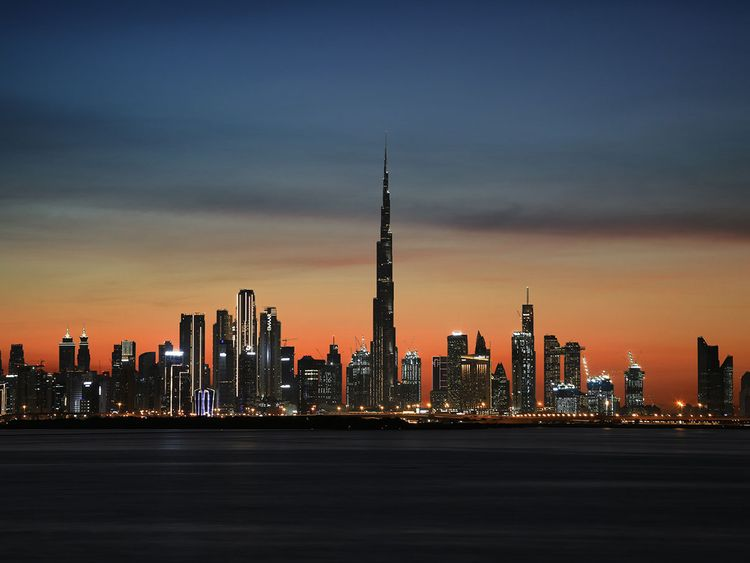
%> input picture Code Matlab/03. Compression/03.1 Matrix Approximation with SVD/Color_Picture.png, 750 x 563 px
$ octave LowRankApproxOnColoredPicture.m   (GNU Octave 9; MATLAB toolbox functions it lacks are replaced by stand-ins)
%> lines starting %> are read from the running program, lines starting %| are printed output that depends on the picture
clear, clc, close all

I = imread('Color_Picture.png');
%> I is the input picture: size 563x750x3 uint8; mean R, G, B 73.3, 69, 69.4

I_R = double(I(:,:,1));
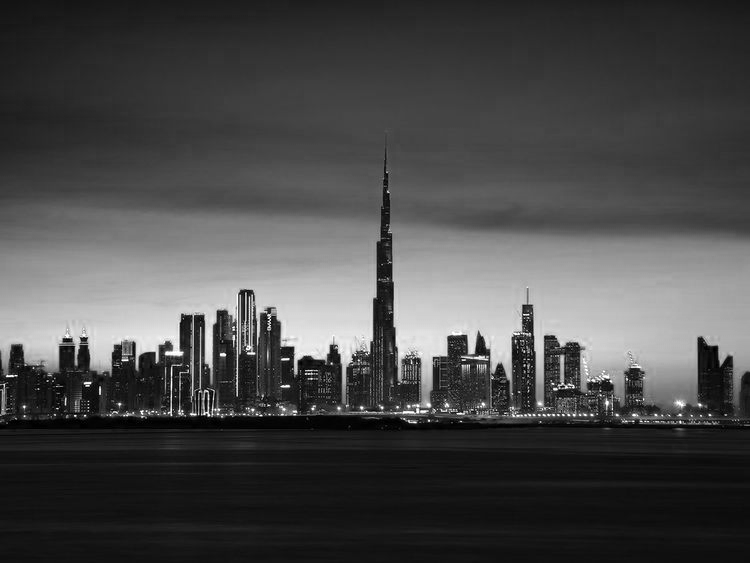
%> I_R: size 563x750 double; min 0, max 255, mean 73.3

I_G = double(I(:,:,2));
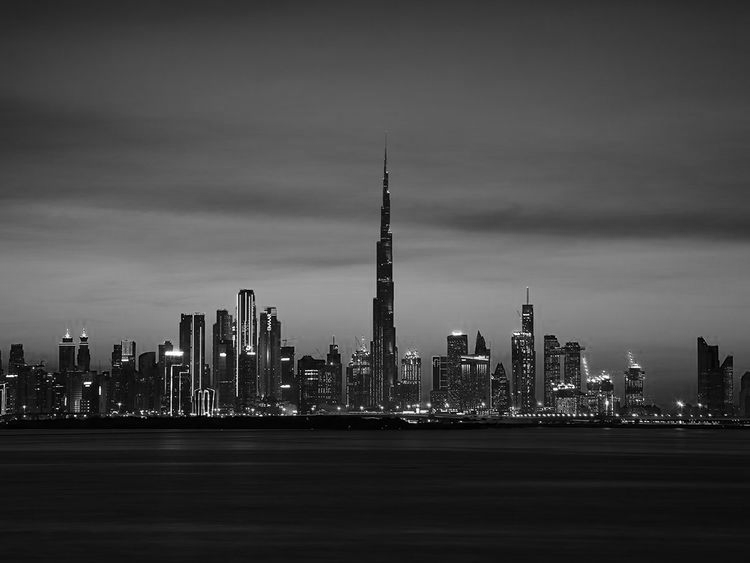
%> I_G: size 563x750 double; min 0, max 255, mean 69

I_B = double(I(:,:,3));
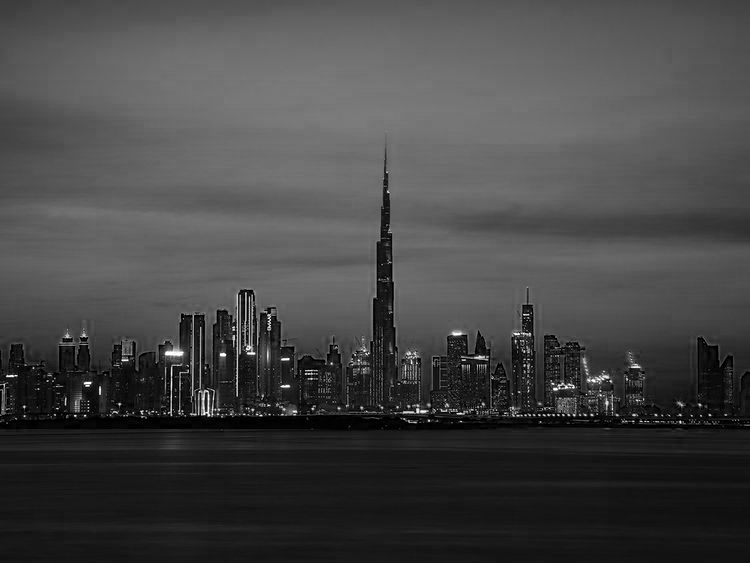
%> I_B: size 563x750 double; min 0, max 255, mean 69.4

[U_R,S_Ra,V_R] = svd(I_R);
[U_G,S_Ga,V_G] = svd(I_G);
[U_B,S_Ba,V_B] = svd(I_B);

rank_of_S = [10,30,50,70,120,200,300,563];

figure;
for i=1:length(rank_of_S)
v_1 = ones(1,563);
v_1(rank_of_S(i):563)=0;
D_S = diag(v_1);
S_R = D_S * S_Ra;
S_G = D_S * S_Ga;
S_B = D_S * S_Ba;

I_R_red = U_R*S_R*V_R';
I_G_red = U_G*S_G*V_G';
I_B_red = U_B*S_B*V_B';

I_red = I_R_red;
I_red(:,:,2) = I_G_red;
I_red(:,:,3) = I_B_red;

subplot(4,2,i);
hold on
title(['Rank: ',num2str(rank_of_S(i))])
imshow(uint8(I_red))
end
%> this loop made 8 passes
%> pass 1, `imshow(uint8(I_red))`:
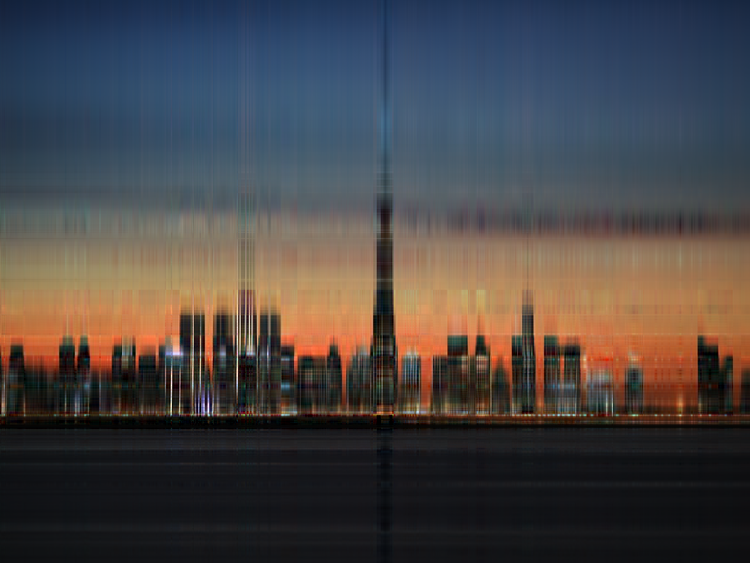
%> displayed picture: size 563x750x3, on the screen's scale of 0 to 255; mean R, G, B 73.3, 69, 69.4; mean of the top-left, top-right, bottom-left and bottom-right quarters 87.6, 83.7, 54.3, 56.8
%> after the loop, v_1 = 563 values, max 1 at index 1, min 0 at index 563, mean 0.998
%> after the loop:
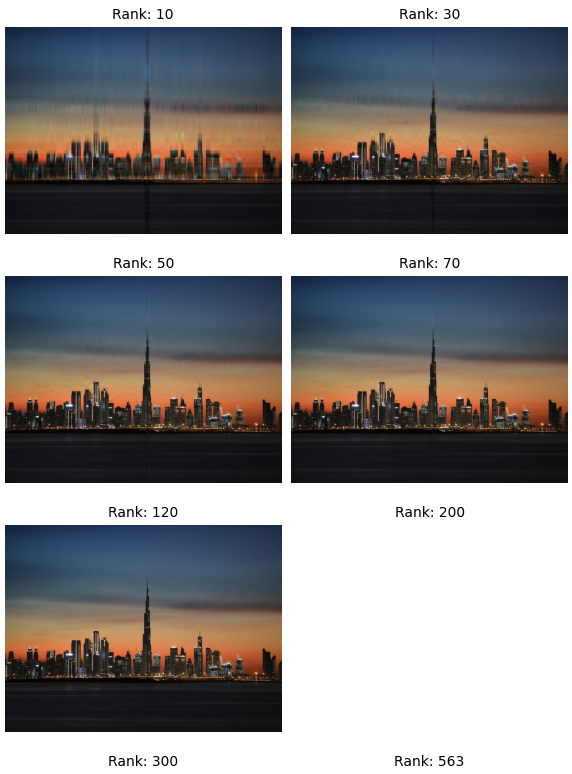
%> figure redrawn from the program's plot data, 8 panels

figure;
svaluesR = diag(S_R);
%> svaluesR = 563 values, max 59040.7 at index 1, min 0 at index 563, mean 306
svaluesG = diag(S_G);
%> svaluesG = 563 values, max 50922 at index 1, min 0 at index 563, mean 263.5
svaluesB = diag(S_B);
%> svaluesB = 563 values, max 50212.3 at index 1, min 0 at index 563, mean 252.1
semilogy(svaluesR(1:200),'r','LineWidth',2)
hold on
semilogy(svaluesG(1:200),'g','LineWidth',2)
semilogy(svaluesB(1:200),'b','LineWidth',2)
title('First 200 singular values')
legend('singular values R','singular values G','singular values B');
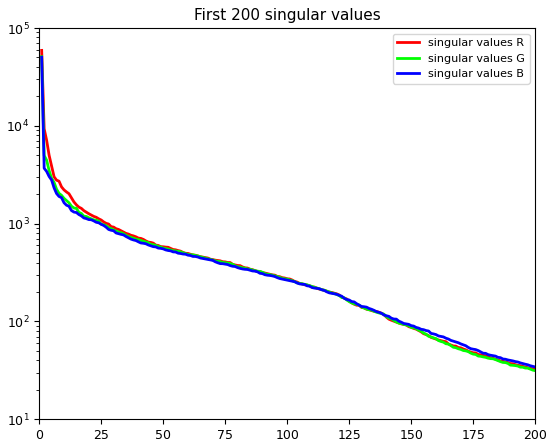
%> figure redrawn from the program's plot data; curve peaks at x = 1, y = 59040.7; curve peaks at x = 1, y = 50922; curve peaks at x = 1, y = 50212.3
hold off
